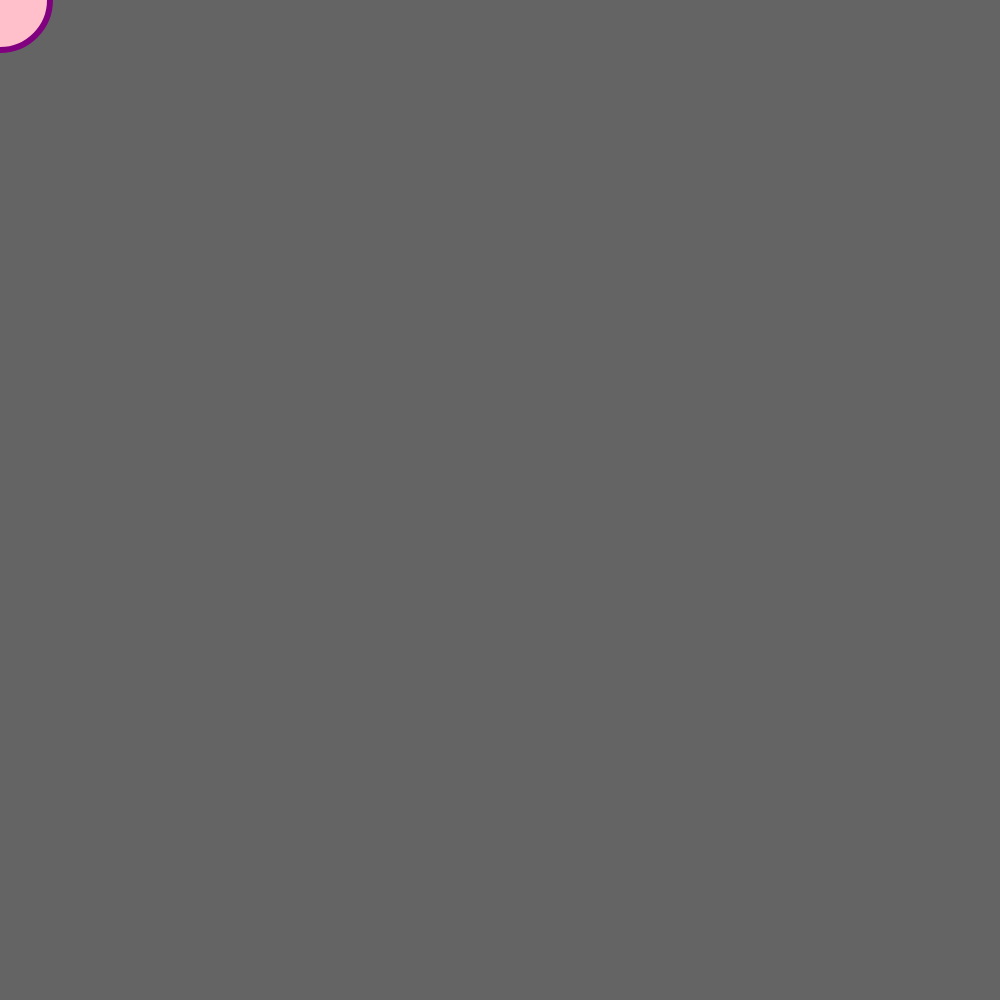
Frame 1 (no input)
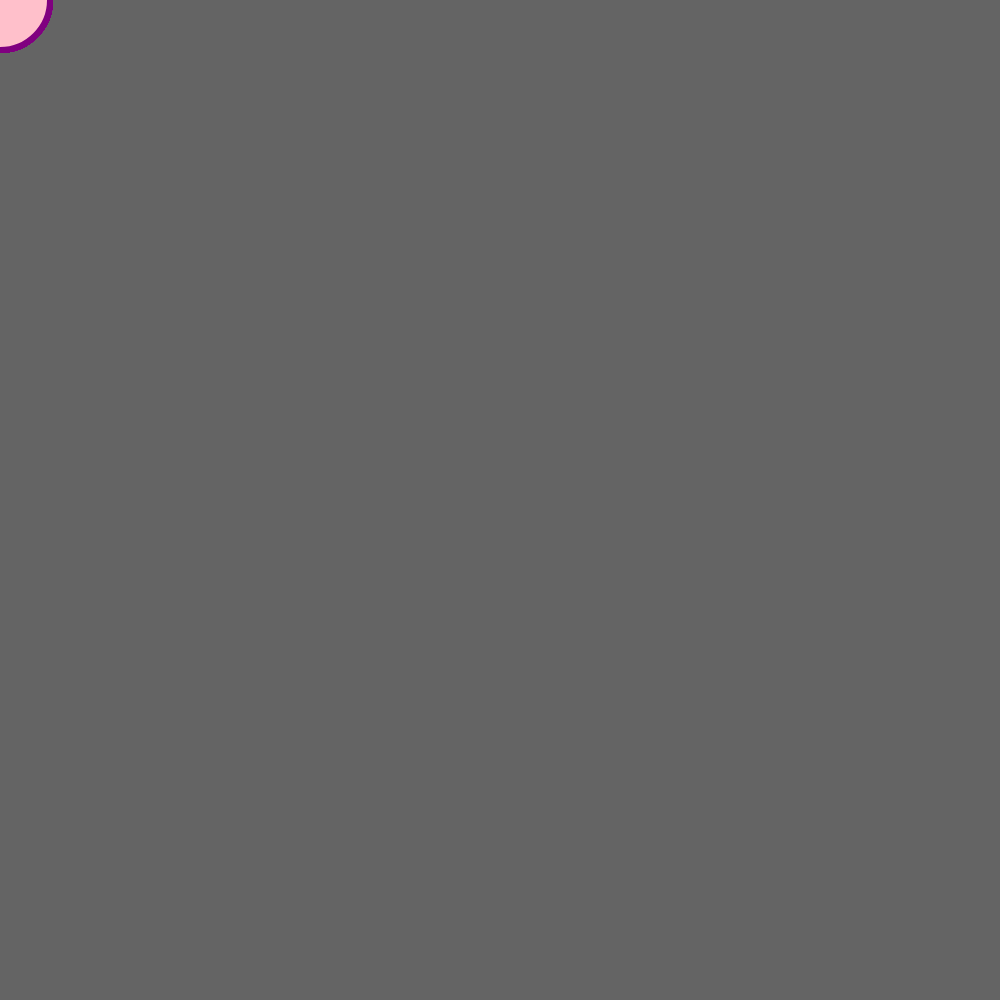
Frame 60 (no input)
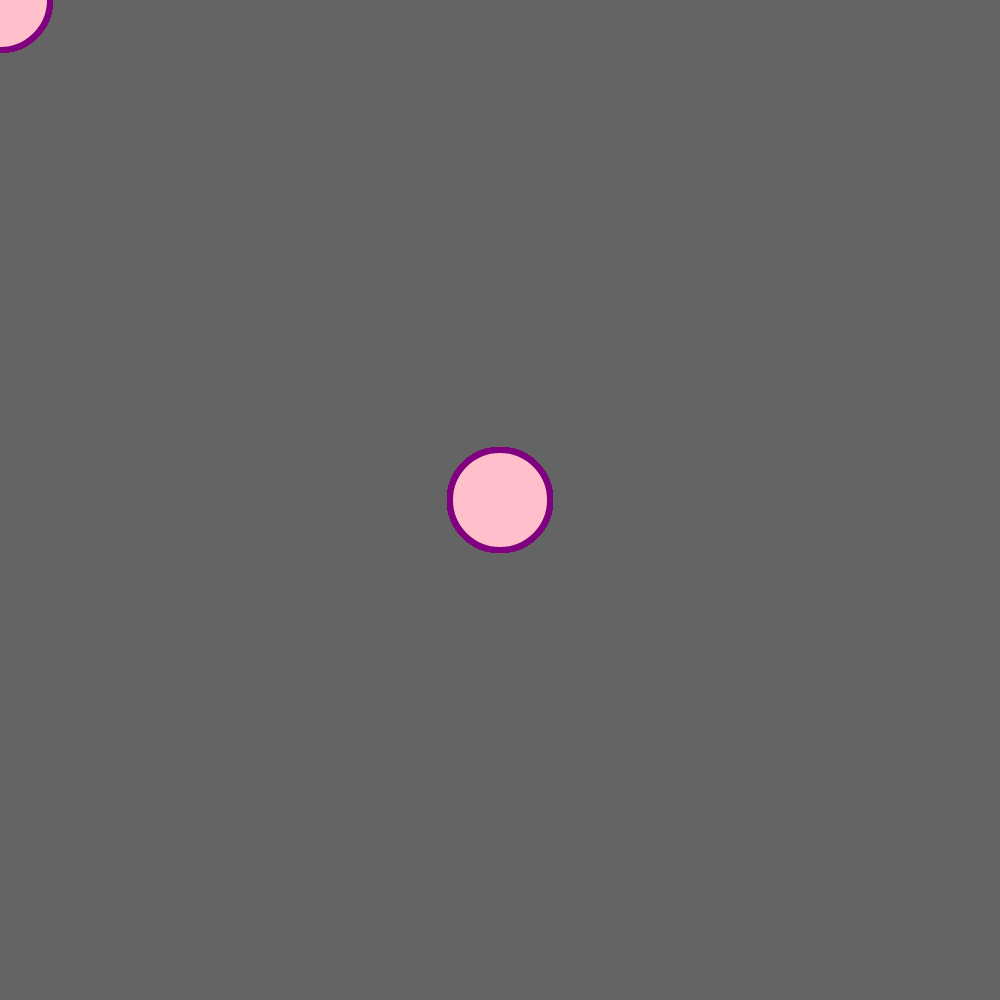
Frame 120 (the mouse pressed at the canvas centre since frame 60)

The p5.js sketch that drew these frames (run headless with seeded random() and noise() and a simulated clock; from frame 60 on, the mouse is pressed at the canvas centre):

// p5.js sketch
// ── sketch.js
function setup() {
  createCanvas(1000, 1000)
  background(100)
  // noLoop()
  // frameRate(60)
}

function draw() {
// wordt 60 keer per seconde uitgevoerd
  fill('pink')
  strokeWeight(6)
  stroke('purple')
  ellipse(mouseX, mouseY, 100, 100)
  // fill(200)
  // rect(mouseX, mouseY, 50, 200)
}
